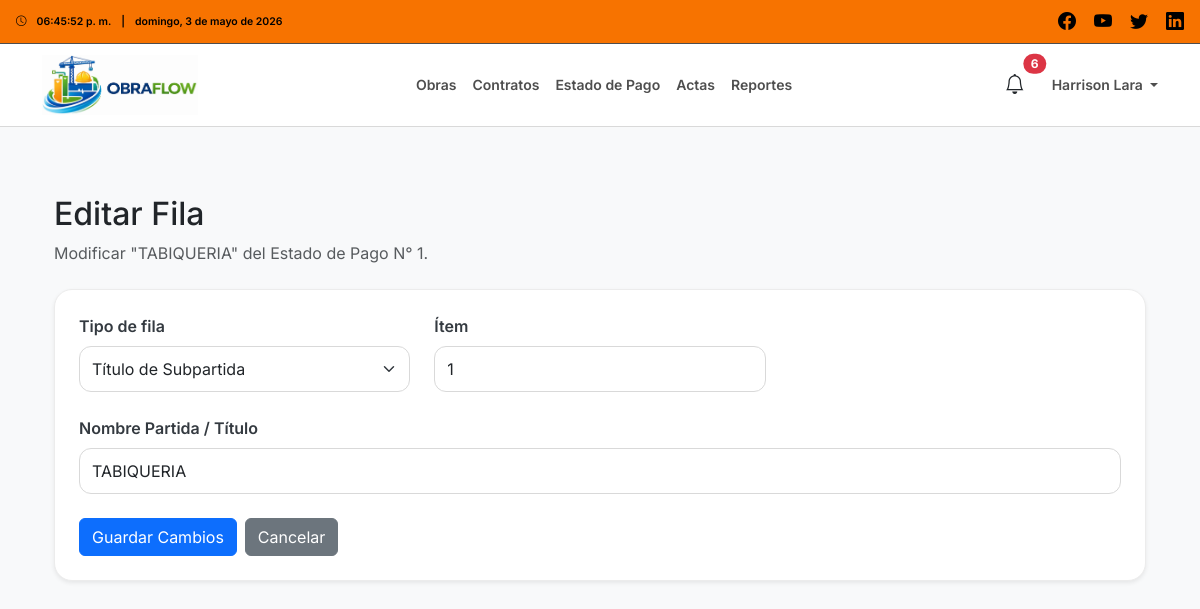
The page /edp/partidas/5/editar/ (signed in) on the database its author committed.
### users/models.py (models this page shows, shortened)
class User(AbstractUser):
    class Roles(models.TextChoices):
        ADMIN = 'ADMIN', 'Administrador'
        INSPECTOR = 'INSPECTOR', 'Inspector'
        CONTRATISTA = 'CONTRATISTA', 'Empresa Contratista'
    role = models.CharField(
        max_length=20,
        choices=Roles.choices,
        default=Roles.CONTRATISTA
    )

### edp/models.py (models this page shows, shortened)
class PartidaEstadoPago(models.Model):
    TIPO_FILA_CHOICES = [
        ('TITULO', 'Título de Subpartida'),
        ('PARTIDA', 'Partida Valorizada'),
    ]
    estado_pago = models.ForeignKey(
        EstadoPago,
        on_delete=models.CASCADE,
        related_name='partidas'
    )
    tipo_fila = models.CharField(
        max_length=20,
        choices=TIPO_FILA_CHOICES,
        default='PARTIDA'
    )
    item = models.CharField(max_length=20)
    nombre_partida = models.CharField(max_length=255)
    unidad = models.CharField(
        max_length=50,
        blank=True,
        null=True
    )
    cantidad = models.DecimalField(
        max_digits=12,
        decimal_places=2,
        default=0
    )
    precio_unitario = models.DecimalField(
        max_digits=14,
        decimal_places=2,
        default=0
    )
    porcentaje_avance_periodo = models.DecimalField(
        max_digits=5,
        decimal_places=2,
        default=0
    )
    porcentaje_avance_acumulado = models.DecimalField(
        max_digits=5,
        decimal_places=2,
        default=0
    )
    class Meta:
        verbose_name = 'Partida Estado de Pago'
        verbose_name_plural = 'Partidas Estado de Pago'
        ordering = ['item', 'id']
        constraints = [
            models.UniqueConstraint(
                fields=['estado_pago', 'item'],
                name='unique_item_por_estado_pago',
                violation_error_message='Ya existe una fila con ese ítem en esta planilla de partidas.'
            )
        ]

class EstadoPago(models.Model):
    ESTADO_CHOICES = [
        ('EN_GESTION', 'En Gestión'),
        ('ENVIADO', 'Enviado'),
        ('APROBADO', 'Aprobado'),
        ('RECHAZADO', 'Rechazado'),
        ('PAGADO', 'Pagado'),
    ]
    ESTADO_FIRMA_CHOICES = [
        ('PENDIENTE', 'Pendiente por Firmar'),
        ('PENDIENTE_EMPRESA', 'Pendiente Firma Empresa'),
        ('PENDIENTE_INSPECTOR', 'Pendiente Firma Inspector'),
        ('FIRMADA', 'Firmada'),
    ]
    obra = models.ForeignKey(
        Obra,
        on_delete=models.CASCADE,
        related_name='estados_pago'
    )
    numero_estado_pago = models.PositiveIntegerField()
    fecha_inicio_periodo = models.DateField()
    fecha_termino_periodo = models.DateField()
    estado = models.CharField(
        max_length=20,
        choices=ESTADO_CHOICES,
        default='EN_GESTION'
    )
    anticipo_descontado = models.DecimalField(
        max_digits=14,
        decimal_places=2,
        default=0
    )
    monto_pagado_acumulado = models.DecimalField(
        max_digits=14,
        decimal_places=2,
        default=0
    )
    saldo_restante_por_pagar = models.DecimalField(
        max_digits=14,
        decimal_places=2,
        default=0
    )
    porcentaje_gastos_generales = models.DecimalField(
        max_digits=5,
        decimal_places=2,
        default=10
    )
    porcentaje_utilidades = models.DecimalField(
        max_digits=5,
        decimal_places=2,
        default=8
    )
    tiene_anticipo = models.BooleanField(default=False)
    porcentaje_anticipo = models.DecimalField(
        max_digits=5,
        decimal_places=2,
        default=0
    )
    porcentaje_devolucion_anticipo = models.DecimalField(
        max_digits=5,
        decimal_places=2,
        default=0
    )
    estado_firma = models.CharField(
        max_length=30,
        choices=ESTADO_FIRMA_CHOICES,
        default='PENDIENTE'
        )
    firma_inspector_texto = models.CharField(
        max_length=255,
        blank=True,
        null=True
    )
    firma_empresa_texto = models.CharField(
        max_length=255,
        blank=True,
        null=True
    )
    firmado_inspector = models.BooleanField(default=False)
    firmado_empresa = models.BooleanField(default=False)
    fecha_firma_inspector = models.DateTimeField(blank=True, null=True)
    fecha_firma_empresa = models.DateTimeField(blank=True, null=True)
    usuario_firma_inspector = models.ForeignKey(
        settings.AUTH_USER_MODEL,
        on_delete=models.SET_NULL,
        blank=True,
        null=True,
        related_name='edps_firmados_como_inspector'
    )
    usuario_firma_empresa = models.ForeignKey(
        settings.AUTH_USER_MODEL,
        on_delete=models.SET_NULL,
        blank=True,
        null=True,
        related_name='edps_firmados_como_empresa'
    )
    fecha_creacion = models.DateTimeField(auto_now_add=True)
    class Meta:
        verbose_name = 'Estado de Pago'
        verbose_name_plural = 'Estados de Pago'
        ordering = ['numero_estado_pago']
        constraints = [
            models.UniqueConstraint(
                fields=['obra', 'numero_estado_pago'],
                name='unique_numero_edp_por_obra',
                violation_error_message='Ya existe un Estado de Pago con ese número para la obra seleccionada.'
            )
        ]

### core/views.py (the view)
# urls.py: path('edp/partidas/<int:partida_id>/editar/', partida_edp_editar, name='partida_edp_editar'),
@login_required(login_url='login')
def partida_edp_editar(request, partida_id):
    if request.user.role != 'INSPECTOR':
        return HttpResponseForbidden('No tienes permiso para editar partidas.')
    partida = get_object_or_404(
        PartidaEstadoPago,
        id=partida_id,
        estado_pago__obra__inspector=request.user
    )
    if request.method == 'POST':
        form = PartidaEstadoPagoForm(
            request.POST,
            instance=partida,
            estado_pago=partida.estado_pago
        )
        if form.is_valid():
            partida_editada = form.save(commit=False)
            partida_editada = recalcular_partida_acumulada(partida_editada)
            partida_editada.save()
            messages.success(request, 'Fila actualizada correctamente.')
            return redirect('edp_detalle', edp_id=partida.estado_pago.id)
    else:
        form = PartidaEstadoPagoForm(
            instance=partida,
            estado_pago=partida.estado_pago
        )
    return render(request, 'edp/partida_editar.html', {
        'form': form,
        'partida': partida
    })

### core/context_processors.py (called while the page is built)
def nombre_usuario(usuario):
    if not usuario:
        return ""
    nombre = f"{getattr(usuario, 'first_name', '')} {getattr(usuario, 'last_name', '')}".strip()
    if nombre:
        return nombre
    return getattr(usuario, 'username', '') or ""

### edp/forms_partidas.py (called while the page is built)
def formatear_entero(valor):
    if valor is None:
        return ''
    try:
        numero = int(Decimal(valor))
        return str(numero)
    except:
        return valor

### trabajadores/models.py (called while the page is built)
    @property
    def documentos_completos(self):
        return hasattr(self, 'documentos') and all([
            self.documentos.carnet_identidad,
            self.documentos.certificado_antecedentes,
            self.documentos.contrato_trabajo,
        ])

### templates/edp/partida_editar.html (shortened to what this page needs)
{% extends 'base.html' %}
{% load static %}
{% block content %}
<div class="container mt-4">
    <div class="mb-4">
        <h2>Editar Fila</h2>
        <p class="text-muted mb-0">
            Modificar "{{ partida.nombre_partida }}" del Estado de Pago N° {{ partida.estado_pago.numero_estado_pago }}.
        </p>
    </div>
    <div class="card shadow-sm obra-form-card">
        <div class="card-body p-4">
            <form method="POST"
                  class="form-confirmacion-modal"
                  data-modal-titulo="Guardar Cambios"
                  data-modal-mensaje="¿Estás seguro de guardar los cambios realizados en esta fila?">
                <div class="row g-4">
                    <div class="col-md-4">
                        <label class="form-label obra-form-label">Tipo de fila</label>
                        {{ form.tipo_fila }}
                    </div>
                    <div class="col-md-4">
                        <label class="form-label obra-form-label">Ítem</label>
                        {{ form.item }}
                    </div>
                    <div class="col-md-12">
                        <label class="form-label obra-form-label">Nombre Partida / Título</label>
                        {{ form.nombre_partida }}
                    </div>
                </div>
                <div class="mt-4 d-flex gap-2 flex-wrap">
                    <button type="submit" class="btn btn-primary">
                        Guardar Cambios
                    </button>
                    <a href="{% url 'edp_detalle' partida.estado_pago.id %}" class="btn btn-secondary">
                        Cancelar
                    </a>
                </div>
            </form>
        </div>
    </div>
</div>
{% endblock %}

### templates/partials/navbar_inspector.html (shortened to what this page needs)
{% load static %}
<div class="top-bar-inspector d-flex justify-content-between align-items-center px-3">
    <div class="hora-info d-flex align-items-center flex-nowrap small">
        <i class="bi bi-clock me-2"></i>
        <span id="topbarClockInspector" class="me-2">--:--:--</span>
        <span class="me-2">|</span>
        <span id="topbarDateInspector" class="text-truncate">--</span>
    </div>
    <div class="social-icons">
        <a href="#"><i class="bi bi-facebook"></i></a>
        <a href="#"><i class="bi bi-youtube"></i></a>
        <a href="#"><i class="bi bi-twitter"></i></a>
        <a href="#"><i class="bi bi-linkedin"></i></a>
    </div>
</div>
<nav class="navbar navbar-expand-lg navbar-light navbar-inspector">
    <div class="container">
        <a class="navbar-brand d-flex align-items-center" href="{% url 'dashboard_inspector' %}">
            <img src="{% static 'images/logo_navbar.jpeg' %}" alt="OBRAFLOW" class="logo">
        </a>
        <div class="collapse navbar-collapse" id="navbarNavInspector">
            <ul class="navbar-nav mx-auto">
                <li class="nav-item"><a class="nav-link" href="{% url 'obras' %}">Obras</a></li>
                <li class="nav-item"><a class="nav-link" href="{% url 'contratos' %}">Contratos</a></li>
                <li class="nav-item"><a class="nav-link" href="{% url 'edp' %}">Estado de Pago</a></li>
                <li class="nav-item"><a class="nav-link" href="{% url 'actas' %}">Actas</a></li>
                <li class="nav-item"><a class="nav-link" href="{% url 'reportes_index' %}">Reportes</a></li>
            </ul>
            <div class="nav-icons d-flex align-items-center gap-3">
                <button class="btn btn-link nav-alert-btn position-relative"
                        type="button"
                        data-bs-toggle="offcanvas"
                        data-bs-target="#offcanvasAlertasInspector">
                    <i class="bi bi-bell fs-5"></i>
                    {% if nav_total_alertas > 0 %}
                    <span class="position-absolute top-0 start-100 translate-middle badge rounded-pill bg-danger">
                        {{ nav_total_alertas }}
                    </span>
                    {% endif %}
                </button>
                <div class="dropdown">
                    <a class="nav-link dropdown-toggle"
                       href="#"
                       role="button"
                       data-bs-toggle="dropdown"
                       aria-expanded="false">
                        {% if request.user.first_name %}
                            {{ request.user.first_name }} {{ request.user.last_name }}
                        {% else %}
                            {{ request.user.username }}
                        {% endif %}
                    </a>
                </div>
            </div>
        </div>
    </div>
</nav>

### static/css/styles.css (style rules this page uses)
body { font-family: 'Inter', sans-serif; background-color: #f8f9fa; margin: 0; padding: 0; }
.top-bar-inspector { background-color: #f77300; color: black; font-size: 12px; font-weight: 600; padding: 8px 15px; }
.top-bar-inspector .hora-info, .top-bar-empresa .hora-info { display: flex; align-items: center; gap: 2px; }
.top-bar-inspector .social-icons a, .top-bar-empresa .social-icons a { color: black; font-size: 18px; margin-left: 15px; text-decoration: none; transition: color 0.2s ease-in-out; }
.navbar-inspector { background-color: #ffffff; border-top: 1px solid #4e4e4e; border-bottom: 1px solid #d9d9d9; min-height: 70px; padding-top: 6px; padding-bottom: 6px; }
.logo { height: 100%; max-height: 60px; width: auto; object-fit: contain; display: block; }
.navbar-inspector .nav-link { color: #4e4e4e; font-weight: 600; font-size: 14px; transition: color 0.2s ease-in-out; white-space: nowrap; }
.nav-icons { display: flex; align-items: center; gap: 20px; }
.obra-form-card { border: 1px solid #ececec; border-radius: 18px; }
.obra-form-label { font-weight: 600; color: #343a40; margin-bottom: 8px; }
.obra-form-card input, .obra-form-card select, .obra-form-card textarea { border-radius: 12px; border: 1px solid #d9d9d9; min-height: 46px; box-shadow: none; }
.obra-form-card input, .obra-form-card select { border-radius: 12px; border: 1px solid #d9d9d9; min-height: 46px; box-shadow: none; }
.nav-alert-btn { color: #212529; text-decoration: none; padding: 6px 10px; }

### rows shown on the page
User: user.first_name "Harrison", user.last_name "Lara"
PartidaEstadoPago: nombre_partida "TABIQUERIA", estado_pago.numero_estado_pago "1", tipo_fila "Título de Subpartida", item "1"

### other values the page prints
{{ nav_total_alertas }} "6"
